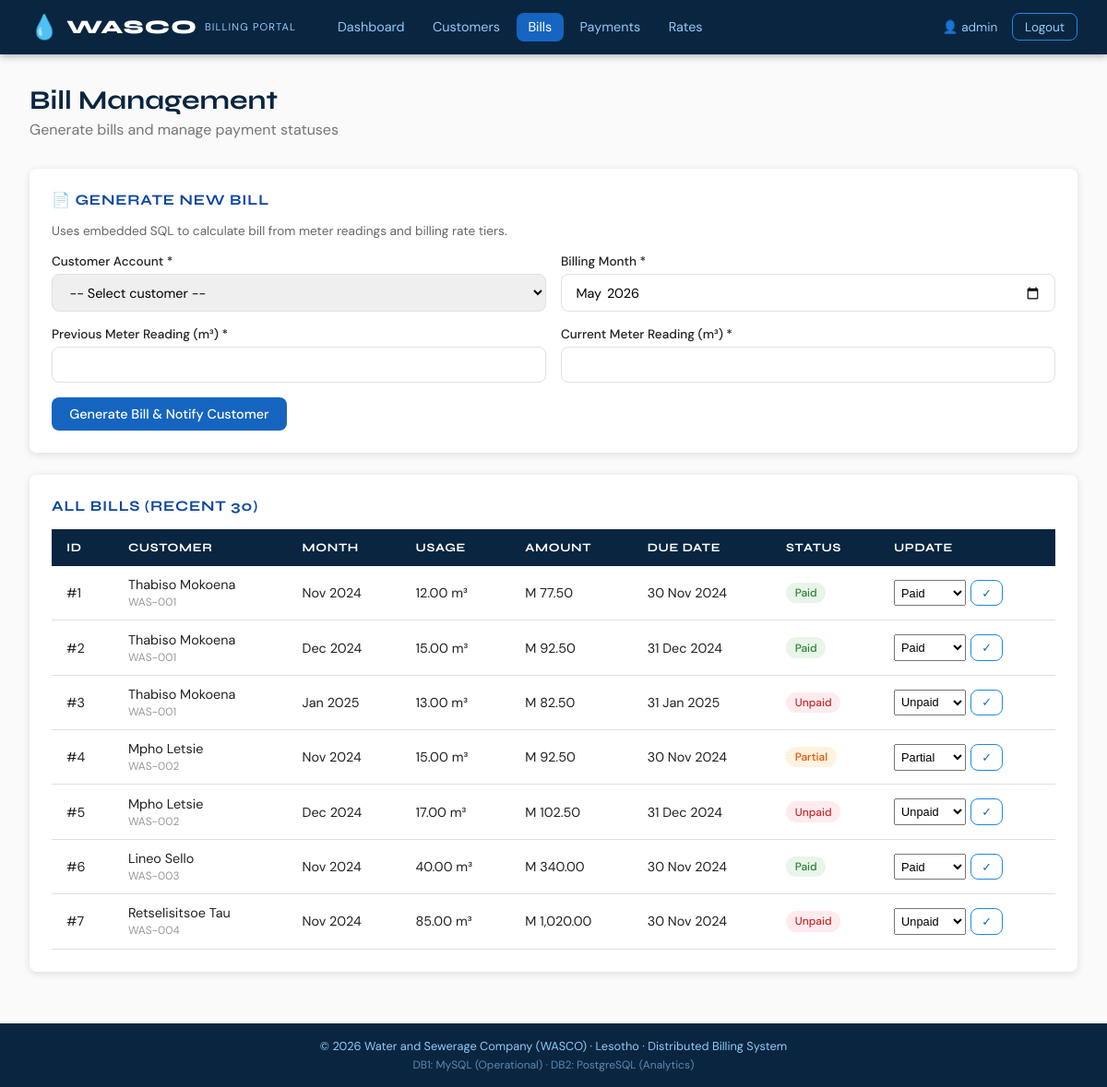
/pages/admin/bills.php (signed in), run on the app's committed database.
### tables this page shows
CREATE TABLE bills (
    bill_id INT PRIMARY KEY AUTO_INCREMENT,
    account_number VARCHAR(20) NOT NULL,
    billing_month DATE NOT NULL,
    units_consumed DECIMAL(10,2) NOT NULL,
    amount_due DECIMAL(10,2) NOT NULL,
    due_date DATE NOT NULL,
    payment_status ENUM('unpaid','partial','paid','overdue') DEFAULT 'unpaid',
    generated_at TIMESTAMP DEFAULT CURRENT_TIMESTAMP,
    FOREIGN KEY (account_number) REFERENCES customers(account_number)
);

CREATE TABLE customers (
    account_number VARCHAR(20) PRIMARY KEY,
    full_name VARCHAR(100) NOT NULL,
    email VARCHAR(100) UNIQUE NOT NULL,
    phone VARCHAR(20),
    address TEXT,
    district ENUM('Maseru','Leribe','Berea','Mafeteng','Mohales Hoek',
                  'Quthing','Qacha Nek','Mokhotlong','Thaba-Tseka','Butha-Buthe') NOT NULL,
    customer_type ENUM('residential','commercial','industrial') DEFAULT 'residential',
    created_at TIMESTAMP DEFAULT CURRENT_TIMESTAMP
);

### pages/admin/bills.php (the view, shortened to what this page needs)
<?php
$db = getDB1();
$bills = $db->query("SELECT b.*, c.full_name FROM bills b JOIN customers c ON b.account_number = c.account_number ORDER BY b.generated_at DESC LIMIT 30")->fetchAll();
include __DIR__ . '/../../includes/header.php';
?>
<div class="page-header">
    <h1>Bill Management</h1>
    <p>Generate bills and manage payment statuses</p>
</div>
<div class="card">
    <div class="card-title">📄 Generate New Bill</div>
    <p style="font-size:.85rem;color:#666;margin-bottom:1rem">Uses embedded SQL to calculate bill from meter readings and billing rate tiers.</p>
    <form method="POST">
        <div class="form-row">
            <div class="form-group">
                <label>Customer Account *</label>
                <select name="account_number" required>
                    <option value="">-- Select customer --</option>
                </select>
            </div>
            <div class="form-group">
                <label>Billing Month *</label>
                <input type="month" name="billing_month" required value="<?= date('Y-m') ?>">
            </div>
        </div>
        <div class="form-row">
            <div class="form-group">
                <label>Previous Meter Reading (m³) *</label>
                <input type="number" name="previous_reading" step="0.01" min="0" required>
            </div>
            <div class="form-group">
                <label>Current Meter Reading (m³) *</label>
                <input type="number" name="current_reading" step="0.01" min="0" required>
            </div>
        </div>
        <button type="submit" class="btn btn-primary">Generate Bill &amp; Notify Customer</button>
    </form>
</div>
<div class="card">
    <div class="card-title">All Bills (Recent 30)</div>
    <div class="table-wrap">
        <table>
            <thead><tr><th>ID</th><th>Customer</th><th>Month</th><th>Usage</th><th>Amount</th><th>Due Date</th><th>Status</th><th>Update</th></tr></thead>
            <tbody>
            <?php foreach ($bills as $b): ?>
            <tr>
                <td>#<?= $b['bill_id'] ?></td>
                <td><?= htmlspecialchars($b['full_name']) ?><br><small style="color:#999"><?= $b['account_number'] ?></small></td>
                <td><?= date('M Y', strtotime($b['billing_month'])) ?></td>
                <td><?= $b['units_consumed'] ?> m³</td>
                <td>M <?= number_format($b['amount_due'], 2) ?></td>
                <td><?= date('d M Y', strtotime($b['due_date'])) ?></td>
                <td><span class="badge badge-<?= $b['payment_status'] ?>"><?= ucfirst($b['payment_status']) ?></span></td>
                <td>
                    <form method="POST" style="display:flex;gap:.3rem;">
                        <select name="status" style="font-size:.8rem;padding:.2rem">
                            <?php foreach (['unpaid','partial','paid','overdue'] as $s): ?>
                            <option value="<?= $s ?>" <?= $b['payment_status']==$s?'selected':'' ?>><?= ucfirst($s) ?></option>
                            <?php endforeach; ?>
                        </select>
                        <button type="submit" class="btn btn-sm btn-outline">✓</button>
                    </form>
                </td>
            </tr>
            <?php endforeach; ?>
            </tbody>
        </table>
    </div>
</div>
<?php include __DIR__ . '/../../includes/footer.php'; ?>

### includes/header.php (shortened to what this page needs)
<?php
$role = $_SESSION['role'] ?? '';
$name = $_SESSION['full_name'] ?? 'Guest';
?>
<!DOCTYPE html>
<html lang="en">
<head>
    <link rel="stylesheet" href="<?= BASE_URL ?>/assets/css/style.css">
</head>
<body>
<nav class="navbar">
    <div class="nav-brand">
        <span class="brand-icon">💧</span>
        <span class="brand-name">WASCO</span>
        <span class="brand-sub">Billing Portal</span>
    </div>
    <div class="nav-links">
        <?php if ($role === 'customer'): ?>
            <a href="<?= BASE_URL ?>/pages/dashboard.php">Dashboard</a>
            <a href="<?= BASE_URL ?>/pages/my_bills.php">My Bills</a>
            <a href="<?= BASE_URL ?>/pages/pay_bill.php">Pay Bill</a>
            <a href="<?= BASE_URL ?>/pages/usage.php">Usage</a>
            <a href="<?= BASE_URL ?>/pages/leakage.php">Report Leak</a>
        <?php elseif ($role === 'admin'): ?>
            <a href="<?= BASE_URL ?>/pages/admin/dashboard.php">Dashboard</a>
            <a href="<?= BASE_URL ?>/pages/admin/customers.php">Customers</a>
            <a href="<?= BASE_URL ?>/pages/admin/bills.php">Bills</a>
            <a href="<?= BASE_URL ?>/pages/admin/payments.php">Payments</a>
            <a href="<?= BASE_URL ?>/pages/admin/rates.php">Rates</a>
        <?php elseif ($role === 'branch_manager'): ?>
            <a href="<?= BASE_URL ?>/pages/manager/dashboard.php">Dashboard</a>
            <a href="<?= BASE_URL ?>/pages/manager/reports.php">Reports</a>
            <a href="<?= BASE_URL ?>/pages/manager/districts.php">Districts</a>
        <?php endif; ?>
    </div>
    <div class="nav-user">
        <span class="user-name">👤 <?= htmlspecialchars($name) ?></span>
        <a href="<?= BASE_URL ?>/logout.php" class="btn-logout">Logout</a>
    </div>
</nav>
<main class="main-content">

### includes/footer.php (shortened to what this page needs)
</main>
<footer class="footer">
    <p>© <?= date('Y') ?> Water and Sewerage Company (WASCO) · Lesotho · Distributed Billing System</p>
    <p class="db-info">DB1: MySQL (Operational) · DB2: PostgreSQL (Analytics)</p>
</footer>
</body>
</html>

### assets/css/style.css (style rules this page uses)
:root { --blue-900: #0a2540; --blue-700: #0d47a1; --blue-500: #1565c0; --blue-400: #1e88e5; --blue-200: #90caf9; --blue-100: #e3f2fd; --teal: #00796b; --teal-lt: #b2dfdb; --green: #2e7d32; --red: #c62828; --orange: #e65100; --white: #ffffff; --grey-50: #fafafa; --grey-100: #f5f5f5; --grey-300: #e0e0e0; --grey-600: #757575; --grey-900: #212121; --radius: 8px; --shadow: 0 2px 8px rgba(0,0,0,.12); --shadow-md:0 4px 16px rgba(0,0,0,.15); }
* { box-sizing: border-box; margin: 0; padding: 0; }
body { font-family: 'DM Sans', sans-serif; background: var(--grey-50); color: var(--grey-900); min-height: 100vh; display: flex; flex-direction: column; }
h1, h2, h3, h4 { font-family: 'Syne', sans-serif; }
.navbar { background: var(--blue-900); color: white; display: flex; align-items: center; gap: 2rem; padding: .8rem 2rem; flex-wrap: wrap; position: sticky; top: 0; z-index: 100; box-shadow: 0 2px 8px rgba(0,0,0,.3); }
.nav-brand { display: flex; align-items: center; gap: .5rem; }
.brand-icon { font-size: 1.6rem; }
.brand-name { font-family: 'Syne', sans-serif; font-weight: 800; font-size: 1.3rem; letter-spacing: .05em; }
.brand-sub { font-size: .7rem; color: var(--blue-200); text-transform: uppercase; letter-spacing: .1em; }
.nav-links { display: flex; gap: .3rem; flex: 1; flex-wrap: wrap; }
.nav-links a { color: var(--blue-200); text-decoration: none; padding: .4rem .8rem; border-radius: var(--radius); font-size: .9rem; transition: background .2s, color .2s; }
.nav-links a:hover, .nav-links a.active { background: var(--blue-500); color: white; }
.nav-user { display: flex; align-items: center; gap: 1rem; margin-left: auto; }
.user-name { font-size: .85rem; color: var(--blue-200); }
.btn-logout { background: transparent; border: 1px solid var(--blue-400); color: var(--blue-200); padding: .35rem .8rem; border-radius: var(--radius); font-size: .85rem; cursor: pointer; text-decoration: none; transition: background .2s; }
.main-content { flex: 1; padding: 2rem; max-width: 1200px; width: 100%; margin: 0 auto; }
.page-header { margin-bottom: 2rem; }
.page-header h1 { font-size: 1.8rem; color: var(--blue-900); }
.page-header p { color: var(--grey-600); margin-top: .3rem; }
.card { background: white; border-radius: var(--radius); box-shadow: var(--shadow); padding: 1.5rem; margin-bottom: 1.5rem; }
.card-title { font-family: 'Syne', sans-serif; font-weight: 700; font-size: 1rem; color: var(--blue-700); margin-bottom: 1rem; text-transform: uppercase; letter-spacing: .05em; }
.table-wrap { overflow-x: auto; }
table { width: 100%; border-collapse: collapse; font-size: .9rem; }
thead th { background: var(--blue-900); color: white; padding: .75rem 1rem; text-align: left; font-family: 'Syne', sans-serif; font-size: .8rem; letter-spacing: .05em; text-transform: uppercase; }
tbody tr { border-bottom: 1px solid var(--grey-300); transition: background .15s; }
tbody td { padding: .7rem 1rem; }
.badge { display: inline-block; padding: .2rem .6rem; border-radius: 20px; font-size: .75rem; font-weight: 500; }
.badge-paid { background: #e8f5e9; color: var(--green); }
.badge-unpaid { background: #ffebee; color: var(--red); }
.badge-partial { background: #fff3e0; color: var(--orange); }
.form-group { margin-bottom: 1rem; }
.form-group label { display: block; font-size: .85rem; font-weight: 500; margin-bottom: .3rem; color: var(--grey-900); }
.form-group input, .form-group select, .form-group textarea { width: 100%; padding: .6rem .9rem; border: 1px solid var(--grey-300); border-radius: var(--radius); font-family: 'DM Sans', sans-serif; font-size: .9rem; transition: border-color .2s; }
.form-row { display: grid; grid-template-columns: 1fr 1fr; gap: 1rem; }
.btn { display: inline-block; padding: .55rem 1.2rem; border-radius: var(--radius); font-family: 'DM Sans', sans-serif; font-size: .9rem; font-weight: 500; cursor: pointer; border: none; text-decoration: none; transition: opacity .2s, transform .1s; }
.btn-primary { background: var(--blue-500); color: white; }
.btn-outline { background: transparent; border: 1px solid var(--blue-400); color: var(--blue-500); }
.btn-sm { padding: .3rem .7rem; font-size: .8rem; }
.footer { background: var(--blue-900); color: var(--blue-200); text-align: center; padding: 1rem; font-size: .8rem; margin-top: auto; }
.footer .db-info { color: var(--blue-200); opacity: .6; margin-top: .3rem; font-size: .75rem; }

### data on the page
bills: bill_id "1", account_number.full_name "Thabiso Mokoena", account_number "WAS-001", billing_month "Nov 2024", units_consumed "12.00", amount_due "77.50", due_date "30 Nov 2024", payment_status "Paid", status "Paid"
bills: bill_id "2", account_number.full_name "Thabiso Mokoena", account_number "WAS-001", billing_month "Dec 2024", units_consumed "15.00", amount_due "92.50", due_date "31 Dec 2024", payment_status "Paid", status "Paid"
bills: bill_id "3", account_number.full_name "Thabiso Mokoena", account_number "WAS-001", billing_month "Jan 2025", units_consumed "13.00", amount_due "82.50", due_date "31 Jan 2025", payment_status "Unpaid", status "Unpaid"
bills: bill_id "4", account_number.full_name "Mpho Letsie", account_number "WAS-002", billing_month "Nov 2024", units_consumed "15.00", amount_due "92.50", due_date "30 Nov 2024", payment_status "Partial", status "Partial"
bills: bill_id "5", account_number.full_name "Mpho Letsie", account_number "WAS-002", billing_month "Dec 2024", units_consumed "17.00", amount_due "102.50", due_date "31 Dec 2024", payment_status "Unpaid", status "Unpaid"
bills: bill_id "6", account_number.full_name "Lineo Sello", account_number "WAS-003", billing_month "Nov 2024", units_consumed "40.00", amount_due "340.00", due_date "30 Nov 2024", payment_status "Paid", status "Paid"
bills: bill_id "7", account_number.full_name "Retselisitsoe Tau", account_number "WAS-004", billing_month "Nov 2024", units_consumed "85.00", amount_due "1,020.00", due_date "30 Nov 2024", payment_status "Unpaid", status "Unpaid"

### other printed values
$name "admin"
